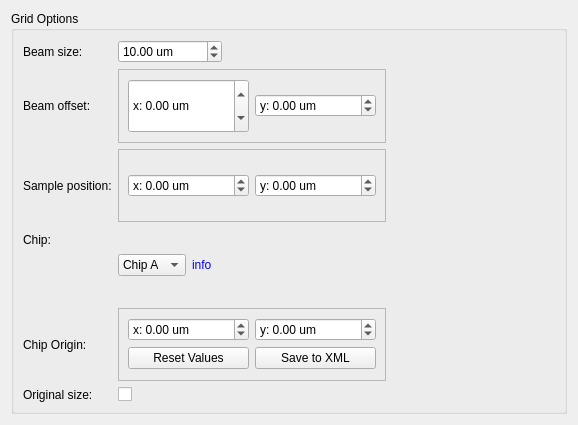
<?xml version="1.0" encoding="UTF-8"?>
<ui version="4.0">
 <class>GridControls</class>
 <widget class="QWidget" name="GridControls">
  <property name="geometry">
   <rect>
    <x>0</x>
    <y>0</y>
    <width>578</width>
    <height>425</height>
   </rect>
  </property>
  <property name="sizePolicy">
   <sizepolicy hsizetype="Minimum" vsizetype="Minimum">
    <horstretch>0</horstretch>
    <verstretch>0</verstretch>
   </sizepolicy>
  </property>
  <property name="minimumSize">
   <size>
    <width>0</width>
    <height>0</height>
   </size>
  </property>
  <property name="windowTitle">
   <string>Form</string>
  </property>
  <layout class="QVBoxLayout" name="verticalLayout_3">
   <item>
    <widget class="QGroupBox" name="groupBox">
     <property name="sizePolicy">
      <sizepolicy hsizetype="Preferred" vsizetype="Preferred">
       <horstretch>0</horstretch>
       <verstretch>0</verstretch>
      </sizepolicy>
     </property>
     <property name="minimumSize">
      <size>
       <width>0</width>
       <height>0</height>
      </size>
     </property>
     <property name="title">
      <string>Grid Options</string>
     </property>
     <layout class="QFormLayout" name="formLayout">
      <property name="fieldGrowthPolicy">
       <enum>QFormLayout::ExpandingFieldsGrow</enum>
      </property>
      <item row="0" column="0">
       <widget class="QLabel" name="label">
        <property name="sizePolicy">
         <sizepolicy hsizetype="Preferred" vsizetype="Expanding">
          <horstretch>0</horstretch>
          <verstretch>0</verstretch>
         </sizepolicy>
        </property>
        <property name="text">
         <string>Beam size:</string>
        </property>
       </widget>
      </item>
      <item row="0" column="1">
       <widget class="QNoWheelDoubleSpinBox" name="beamSize">
        <property name="focusPolicy">
         <enum>Qt::StrongFocus</enum>
        </property>
        <property name="prefix">
         <string/>
        </property>
        <property name="suffix">
         <string> um</string>
        </property>
        <property name="maximum">
         <double>16777215.000000000000000</double>
        </property>
        <property name="singleStep">
         <double>0.100000000000000</double>
        </property>
        <property name="value">
         <double>10.000000000000000</double>
        </property>
       </widget>
      </item>
      <item row="2" column="0">
       <widget class="QLabel" name="label_2">
        <property name="sizePolicy">
         <sizepolicy hsizetype="Preferred" vsizetype="Expanding">
          <horstretch>0</horstretch>
          <verstretch>0</verstretch>
         </sizepolicy>
        </property>
        <property name="text">
         <string>Beam offset:</string>
        </property>
       </widget>
      </item>
      <item row="2" column="1">
       <widget class="QFrame" name="frame">
        <property name="sizePolicy">
         <sizepolicy hsizetype="Minimum" vsizetype="Minimum">
          <horstretch>0</horstretch>
          <verstretch>0</verstretch>
         </sizepolicy>
        </property>
        <property name="frameShape">
         <enum>QFrame::StyledPanel</enum>
        </property>
        <property name="frameShadow">
         <enum>QFrame::Raised</enum>
        </property>
        <layout class="QHBoxLayout" name="horizontalLayout">
         <item>
          <widget class="QDoubleSpinBox" name="beamOffsetX">
           <property name="maximumSize">
            <size>
             <width>16777215</width>
             <height>16777214</height>
            </size>
           </property>
           <property name="focusPolicy">
            <enum>Qt::StrongFocus</enum>
           </property>
           <property name="prefix">
            <string>x: </string>
           </property>
           <property name="suffix">
            <string> um</string>
           </property>
           <property name="minimum">
            <double>-16777215.000000000000000</double>
           </property>
           <property name="maximum">
            <double>16777215.000000000000000</double>
           </property>
           <property name="singleStep">
            <double>0.100000000000000</double>
           </property>
          </widget>
         </item>
         <item>
          <widget class="QDoubleSpinBox" name="beamOffsetY">
           <property name="focusPolicy">
            <enum>Qt::StrongFocus</enum>
           </property>
           <property name="prefix">
            <string>y: </string>
           </property>
           <property name="suffix">
            <string> um</string>
           </property>
           <property name="minimum">
            <double>-16777215.000000000000000</double>
           </property>
           <property name="maximum">
            <double>16777215.000000000000000</double>
           </property>
           <property name="singleStep">
            <double>0.100000000000000</double>
           </property>
           <property name="value">
            <double>0.000000000000000</double>
           </property>
          </widget>
         </item>
        </layout>
       </widget>
      </item>
      <item row="3" column="0">
       <widget class="QLabel" name="label_6">
        <property name="sizePolicy">
         <sizepolicy hsizetype="Preferred" vsizetype="Expanding">
          <horstretch>0</horstretch>
          <verstretch>0</verstretch>
         </sizepolicy>
        </property>
        <property name="text">
         <string>Sample position:</string>
        </property>
       </widget>
      </item>
      <item row="3" column="1">
       <widget class="QFrame" name="frame_5">
        <property name="sizePolicy">
         <sizepolicy hsizetype="Minimum" vsizetype="Minimum">
          <horstretch>0</horstretch>
          <verstretch>0</verstretch>
         </sizepolicy>
        </property>
        <property name="frameShape">
         <enum>QFrame::StyledPanel</enum>
        </property>
        <property name="frameShadow">
         <enum>QFrame::Raised</enum>
        </property>
        <layout class="QHBoxLayout" name="horizontalLayout_2">
         <item>
          <widget class="QNoWheelDoubleSpinBox" name="sampleOffsetX">
           <property name="focusPolicy">
            <enum>Qt::StrongFocus</enum>
           </property>
           <property name="prefix">
            <string>x: </string>
           </property>
           <property name="suffix">
            <string> um</string>
           </property>
           <property name="minimum">
            <double>-16777215.000000000000000</double>
           </property>
           <property name="maximum">
            <double>16777215.000000000000000</double>
           </property>
           <property name="singleStep">
            <double>0.100000000000000</double>
           </property>
          </widget>
         </item>
         <item>
          <widget class="QNoWheelDoubleSpinBox" name="sampleOffsetY">
           <property name="focusPolicy">
            <enum>Qt::StrongFocus</enum>
           </property>
           <property name="prefix">
            <string>y: </string>
           </property>
           <property name="suffix">
            <string> um</string>
           </property>
           <property name="minimum">
            <double>-16777215.000000000000000</double>
           </property>
           <property name="maximum">
            <double>16777215.000000000000000</double>
           </property>
           <property name="singleStep">
            <double>0.100000000000000</double>
           </property>
           <property name="value">
            <double>0.000000000000000</double>
           </property>
          </widget>
         </item>
        </layout>
       </widget>
      </item>
      <item row="4" column="0">
       <widget class="QLabel" name="label_3">
        <property name="sizePolicy">
         <sizepolicy hsizetype="Preferred" vsizetype="Preferred">
          <horstretch>0</horstretch>
          <verstretch>0</verstretch>
         </sizepolicy>
        </property>
        <property name="minimumSize">
         <size>
          <width>0</width>
          <height>0</height>
         </size>
        </property>
        <property name="frameShape">
         <enum>QFrame::NoFrame</enum>
        </property>
        <property name="text">
         <string>Chip:</string>
        </property>
       </widget>
      </item>
      <item row="4" column="1">
       <widget class="QFrame" name="frame_2">
        <property name="sizePolicy">
         <sizepolicy hsizetype="Expanding" vsizetype="Expanding">
          <horstretch>0</horstretch>
          <verstretch>0</verstretch>
         </sizepolicy>
        </property>
        <property name="minimumSize">
         <size>
          <width>0</width>
          <height>0</height>
         </size>
        </property>
        <property name="frameShape">
         <enum>QFrame::NoFrame</enum>
        </property>
        <property name="frameShadow">
         <enum>QFrame::Raised</enum>
        </property>
        <property name="lineWidth">
         <number>1</number>
        </property>
        <layout class="QGridLayout" name="gridLayout">
         <property name="horizontalSpacing">
          <number>6</number>
         </property>
         <property name="verticalSpacing">
          <number>0</number>
         </property>
         <property name="margin">
          <number>0</number>
         </property>
         <item row="2" column="0">
          <widget class="QFrame" name="frame_3">
           <property name="sizePolicy">
            <sizepolicy hsizetype="Preferred" vsizetype="Preferred">
             <horstretch>0</horstretch>
             <verstretch>0</verstretch>
            </sizepolicy>
           </property>
           <property name="frameShape">
            <enum>QFrame::NoFrame</enum>
           </property>
           <property name="frameShadow">
            <enum>QFrame::Plain</enum>
           </property>
           <property name="lineWidth">
            <number>0</number>
           </property>
           <layout class="QVBoxLayout" name="verticalLayout_2">
            <property name="spacing">
             <number>0</number>
            </property>
            <property name="margin">
             <number>0</number>
            </property>
            <item>
             <widget class="QComboBox" name="chipSelection">
              <property name="minimumSize">
               <size>
                <width>0</width>
                <height>0</height>
               </size>
              </property>
              <property name="maximumSize">
               <size>
                <width>270</width>
                <height>16777215</height>
               </size>
              </property>
              <item>
               <property name="text">
                <string>Chip A</string>
               </property>
              </item>
              <item>
               <property name="text">
                <string>Chip B</string>
               </property>
              </item>
              <item>
               <property name="text">
                <string>Chip C</string>
               </property>
              </item>
             </widget>
            </item>
           </layout>
          </widget>
         </item>
         <item row="2" column="1">
          <widget class="QLabel" name="chipInfoLabel">
           <property name="cursor">
            <cursorShape>PointingHandCursor</cursorShape>
           </property>
           <property name="text">
            <string>&lt;html&gt;&lt;head/&gt;&lt;body&gt;&lt;p&gt;&lt;span style=&quot; color:#0800ff;&quot;&gt;info&lt;/span&gt;&lt;/p&gt;&lt;/body&gt;&lt;/html&gt;</string>
           </property>
           <property name="textFormat">
            <enum>Qt::RichText</enum>
           </property>
           <property name="alignment">
            <set>Qt::AlignLeading|Qt::AlignLeft|Qt::AlignVCenter</set>
           </property>
          </widget>
         </item>
         <item row="2" column="2">
          <spacer name="horizontalSpacer">
           <property name="orientation">
            <enum>Qt::Horizontal</enum>
           </property>
           <property name="sizeHint" stdset="0">
            <size>
             <width>40</width>
             <height>20</height>
            </size>
           </property>
          </spacer>
         </item>
        </layout>
       </widget>
      </item>
      <item row="6" column="0">
       <widget class="QLabel" name="label_5">
        <property name="sizePolicy">
         <sizepolicy hsizetype="Preferred" vsizetype="Expanding">
          <horstretch>0</horstretch>
          <verstretch>0</verstretch>
         </sizepolicy>
        </property>
        <property name="text">
         <string>Chip Origin:</string>
        </property>
       </widget>
      </item>
      <item row="6" column="1">
       <widget class="QFrame" name="frame_4">
        <property name="sizePolicy">
         <sizepolicy hsizetype="Minimum" vsizetype="Minimum">
          <horstretch>0</horstretch>
          <verstretch>0</verstretch>
         </sizepolicy>
        </property>
        <property name="frameShape">
         <enum>QFrame::StyledPanel</enum>
        </property>
        <property name="frameShadow">
         <enum>QFrame::Raised</enum>
        </property>
        <layout class="QGridLayout" name="gridLayout_2">
         <item row="0" column="1">
          <widget class="QNoWheelDoubleSpinBox" name="chipOriginY">
           <property name="focusPolicy">
            <enum>Qt::StrongFocus</enum>
           </property>
           <property name="prefix">
            <string>y: </string>
           </property>
           <property name="suffix">
            <string> um</string>
           </property>
           <property name="minimum">
            <double>-16777215.000000000000000</double>
           </property>
           <property name="maximum">
            <double>16777215.000000000000000</double>
           </property>
           <property name="singleStep">
            <double>0.100000000000000</double>
           </property>
           <property name="value">
            <double>0.000000000000000</double>
           </property>
          </widget>
         </item>
         <item row="0" column="0">
          <widget class="QNoWheelDoubleSpinBox" name="chipOriginX">
           <property name="maximumSize">
            <size>
             <width>16777215</width>
             <height>16777215</height>
            </size>
           </property>
           <property name="focusPolicy">
            <enum>Qt::StrongFocus</enum>
           </property>
           <property name="prefix">
            <string>x: </string>
           </property>
           <property name="suffix">
            <string> um</string>
           </property>
           <property name="minimum">
            <double>-16777215.000000000000000</double>
           </property>
           <property name="maximum">
            <double>16777215.000000000000000</double>
           </property>
           <property name="singleStep">
            <double>0.100000000000000</double>
           </property>
          </widget>
         </item>
         <item row="1" column="1">
          <widget class="QPushButton" name="saveUpdatedChipData">
           <property name="text">
            <string>Save to XML</string>
           </property>
          </widget>
         </item>
         <item row="1" column="0">
          <widget class="QPushButton" name="reset">
           <property name="text">
            <string>Reset Values</string>
           </property>
          </widget>
         </item>
        </layout>
       </widget>
      </item>
      <item row="7" column="0">
       <widget class="QLabel" name="label_4">
        <property name="text">
         <string>Original size:</string>
        </property>
       </widget>
      </item>
      <item row="7" column="1">
       <widget class="QCheckBox" name="originalSize">
        <property name="text">
         <string/>
        </property>
       </widget>
      </item>
     </layout>
    </widget>
   </item>
  </layout>
 </widget>
 <customwidgets>
  <customwidget>
   <class>QNoWheelDoubleSpinBox</class>
   <extends>QDoubleSpinBox</extends>
   <header>janus.widgets.qt_modified</header>
  </customwidget>
 </customwidgets>
 <resources/>
 <connections/>
</ui>
